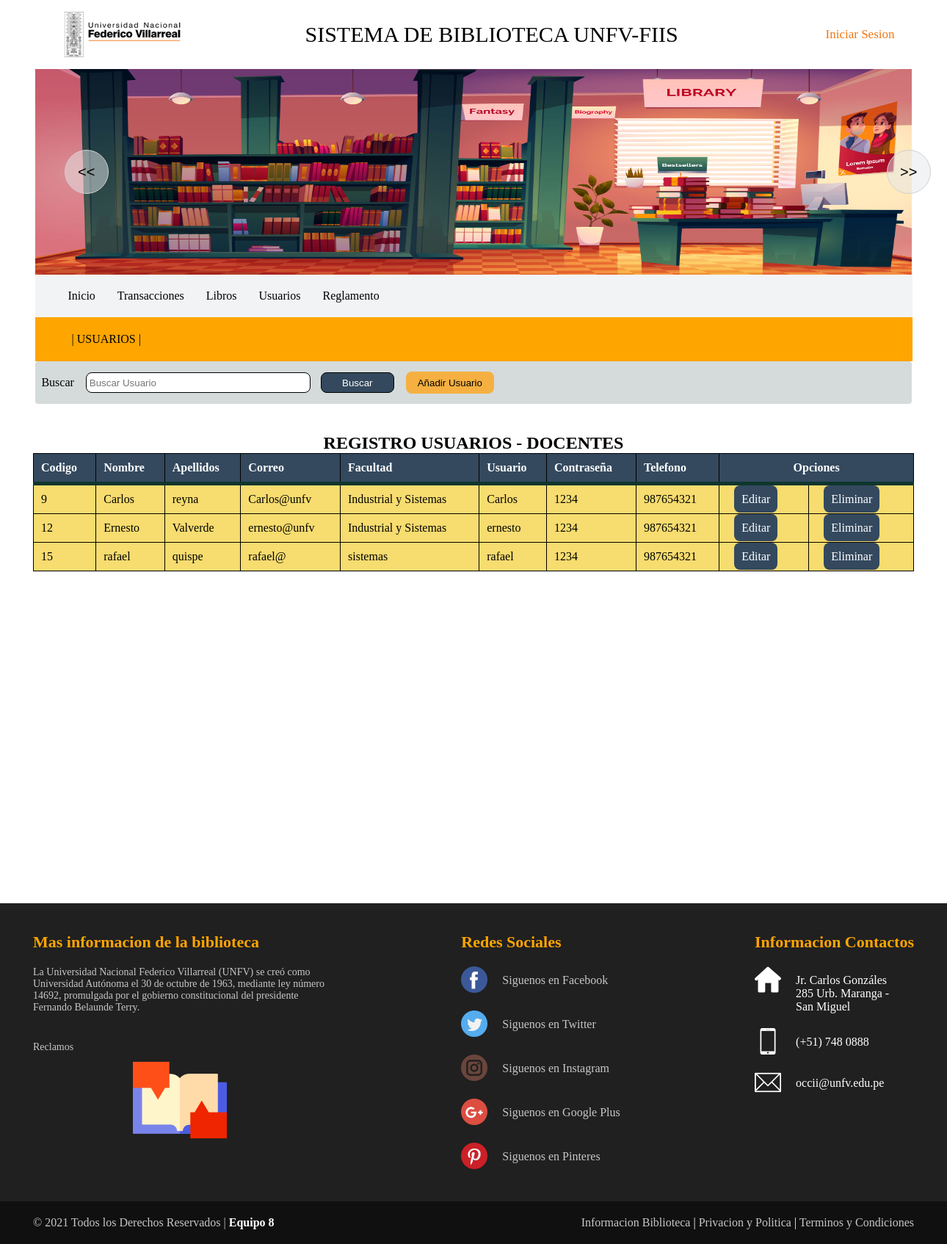
The app's page /administrador/usuarioDocente.php with its own data.
### tables this page shows
CREATE TABLE `docente` (
  `ID_Docente` int(4) NOT NULL,
  `Nombre` varchar(50) NOT NULL,
  `Apellido` varchar(50) NOT NULL,
  `Facultad` varchar(50) NOT NULL,
  `Correo` varchar(50) NOT NULL,
  `Telefono` varchar(9) NOT NULL,
  `ID` int(4) NOT NULL
);

CREATE TABLE `usuario` (
  `ID` int(4) NOT NULL,
  `Usuario` varchar(50) NOT NULL,
  `Contraseña` varchar(50) NOT NULL
);

### administrador/usuarioDocente.php (the view, shortened to what this page needs)
<?php
 include("../conexion/conexion.php");
?>
<!DOCTYPE html>
<html>
<head>
    <link rel="stylesheet" href="../css/estilo-header.css">
	<link rel="stylesheet" href="../css/estilos-footer.css">
	<link rel="stylesheet" href="../css/libros-sistema.css">
	<link rel="stylesheet" href="../css/librosListar.css">
</head>
<body>
    <header>
   <div class="div-header">
     <img class="icono" src="../imagenes/logo.png" alt="logo"/>
     <p>SISTEMA DE BIBLIOTECA UNFV-FIIS</p>
     <div class="sesion">
       <ul>
         <li><?php if(isset($texto)){
			   echo "<html>";
			   echo "<a class='boton' href='../login/salir.php' >Cerrar Sesion</a>";
			   echo "</html>";
		      }else{
				  echo "<html>";
				  echo "<a class='boton' href='../login/menuregistro.php' >Iniciar Sesion</a>";
				  echo "</html>";
			  }  ?></li>
       </ul>
     </div>
   </div>
   <div class="hero dibujo">
      <div class="mando-anterior diseño">
	  <input type="button" id="anterior" value="<<">
    </div>
    <div class="mando-siguiente diseño">
	  <input type="button" id="siguiente" value=">>"></center>
	</div>
     <img id="imagen" src="../imagenes/portAdmin.jpg" />
  </div>
   <div class="div-header menu">
   <nav class="navbar">
       <div class="enlaces">
	     <ul class="nav">
		    <li><a href="indexAdmin.php">Inicio</a></li>
            <li><a href="">Transacciones</a>
				</li>
			<li><a href="libros.php">Libros</a></li>
			<li><a href="">Usuarios</a>
				</li>
			<li><a href="http://biblioteca.unfv.edu.pe/opac-tmpl/bootstrap/images/REGLAMENTO%20DEL%20SISTEMA%20DE%20BIBLIOTECAS%20UNFV..pdf" target="_blank">Reglamento</a></li>
		 </ul>
	   </div>
   </nav>
   </div>
  <div class="div-header letra">
      <p>|  USUARIOS  |</p>
   </div>
</header>
<div class="contenedor1 opciones">
   <div>
      Buscar
   </div>
   <div class="barratext">
      <form action="#" method="post" >
         <input type="text" name="buscador" id="buscador" placeholder="Buscar Usuario"/>
         <input type="submit" value="Buscar"/>
	  </form>
   </div>
   <div>
      <a href="formInsertarDocente.php" ><button id="bus" name="button" class="btn btncolor">Añadir Usuario</button></a>
   </div>
</div>
<div class="cont-libro">
    <center><div class="tit">
       <h2>REGISTRO USUARIOS - DOCENTES </h2>
  </div></center>
    <table>
	     <thead>
		    <tr>
			    <th>Codigo</th>
			    <th>Nombre</th>
			    <th>Apellidos</th>
			    <th>Correo</th>
				<th>Facultad</th>
				<th>Usuario</th>
				<th>Contraseña</th>
				<th>Telefono</th>
				<th colspan="2"><center>Opciones</center></th>
			</tr>
		 </thead>
		 <tbody>
		    <?php
		      if(isset($_POST['buscador'])==null){
				 $consulta= "SELECT * FROM docente
				 LEFT JOIN usuario ON docente.ID=usuario.ID
				 ";
            $resultado= mysqli_query($conexion,$consulta);
			    while($row=mysqli_fetch_array($resultado)){
			?>
		    <tr>
			    <td><?php echo $row['ID']?></td>
				<td><?php echo $row['Nombre']?></td>
				<td><?php echo $row['Apellido']?></td>
				<td><?php echo $row['Correo']?></td>
				<td><?php echo $row['Facultad']?></td>
				<td><?php echo $row['Usuario']?></td>
				<td><?php echo $row['Contraseña']?></td>
				<td><?php echo $row['Telefono']?></td>
				<td><?php echo "<a class='controles' href='formUpdateDocente.php?idDocente=".$row["ID"]."&idus=".$row["ID_Docente"]."'>Editar</a>" ?></td>
				<td><?php echo "<a class='controles' href='eliminarDocente.php?idDocente=".$row["ID"]."'>Eliminar</a>" ?></td>
			</tr>
			  <?php }}else{ include("buscarDocente.php");
			  if(isset($resultado2)!=null){
			  while($row=mysqli_fetch_array($resultado2)){?>
            <tr>
			    <td><?php echo $row['ID']?></td>
				<td><?php echo $row['Nombre']?></td>
				<td><?php echo $row['Apellido']?></td>
				<td><?php echo $row['Correo']?></td>
				<td><?php echo $row['Facultad']?></td>
				<td><?php echo $row['Usuario']?></td>
				<td><?php echo $row['Contraseña']?></td>
				<td><?php echo $row['Telefono']?></td>
				<td><?php echo "<a class='controles' href='formUpdateDocente.php?idDocente=".$row["ID"]."'>Editar</a>" ?></td>
				<td><?php echo "<a class='controles' href='eliminarDocente.php?idDocente=".$row["ID"]."'>Eliminar</a>" ?></td>
			</tr>
			  <?php }}else{echo "<h3>No se han encontrado registro de la busqueda</h3>";}}?>
		 </tbody>
	</table>
</div>
   <footer>
        <?php include "../footer/footer.php"; ?>
   </footer>
</body>
</html>

### css/estilo-header.css (style rules this page uses)
* { margin: 0; padding: 0; }
.div-header { padding-top:10px; padding-bottom:10px; padding-right:4px; padding-left:30px; width:90%; margin:auto; overflow: hidden; justify-content: space-between; display:flex; align-items: center; }
p { font-family:Century Gothic; }
.div-header p { padding:20px; font-size:30px; font-family:Century Gothic; }
ul li a { padding-left:40px; }
.sesion a { color:#f07613; font-size:17px; }
.sesion ul { list-style:none; padding:20px; }
a { text-decoration:none; color:black; }
.menu { background-color: #F2F3F4; }
.menu ul { list-style:none; }
.nav li a { background-color: #F2F3F4; padding:10px 15px; display: block; }
.nav > li { float:left; }
.dibujo { height: 260px; background-position: center; background:red; }
.hero { padding-top:10px; padding-bottom:10px; width:92.6%; margin:auto; background-color: orange; display:flex; align-items: center; }
.dibujo img { width:100%; height:280px; }
.mando-anterior { position:absolute; margin-left:40px; }
.mando-siguiente { position:absolute; margin-left:1160px; }
.diseño input[type=button] { height:60px; width:60px; border-radius:30px; background-color: rgba(229, 231, 233 ,0.5); border: 1px solid #d0d0d0; font-size:20px; }
.letra { background-color: orange; padding-top:1px; padding-bottom:1px; }
.letra p { font-size:16px; font-family:Century Gothic; }

### css/estilos-footer.css (style rules this page uses)
* { margin: 0; padding: 0; }
footer { width: 100%; background: #202020; color: white; align-self:flex-end; }

### css/libros-sistema.css (style rules this page uses)
.contenedor1 { padding-top:6px; padding-bottom:6px; width:100%; overflow: hidden; background-color:#D5DBDB; display:flex; align-items: center; font-family:Century Gothic; border-radius:4px; }
.contenedor1 div { margin:8px; }
.btn { border-radius:4px; border-color:transparent; height:30px; width:80px; background-color:#F5B041 ; }
.contenedor1 a { text-decoration:none; color:black; font-style: italic; }

### css/librosListar.css (style rules this page uses)
.cont-libro { width:1200px; margin:40px auto; height:600px; overflow: scroll; }
table { background-color:#F7DC6F; text-align:left; width:100%; border-collapse:collapse; }
th,td { border: solid 1px black; padding:10px; }
thead { background-color:#246355; border-bottom: solid 5px #0F362D; color:white; }
.opciones { width:92.5%; margin:auto; }
input[type=text] { width:300px; height:26px; border-radius:8px; border: solid 0.5px black; outline: none; padding-left:4px; }
input[type=submit] { width:100px; height:28px; margin-left:10px; border-radius:8px; border: solid 0.5px black; color:white; background:#34495E; }
#bus { width:120px; border-radius:8px; }
.controles { background:#34495E; padding:10px; border-radius:8px; color:white; }

### administrador/usuarioDocente.php (style rules this page uses)
thead { background:#34495E; }
.controles { margin:10px; }

### records on screen
docente: ID.ID "9", Nombre "Carlos", Apellido "reyna", Correo "Carlos@unfv", Facultad "Industrial y Sistemas", ID.Usuario "Carlos", ID.Contraseña "1234", Telefono "987654321"
docente: ID.ID "12", Nombre "Ernesto", Apellido "Valverde", Correo "ernesto@unfv", Facultad "Industrial y Sistemas", ID.Usuario "ernesto", ID.Contraseña "1234", Telefono "987654321"
docente: ID.ID "15", Nombre "rafael", Apellido "quispe", Correo "rafael@", Facultad "sistemas", ID.Usuario "rafael", ID.Contraseña "1234", Telefono "987654321"
